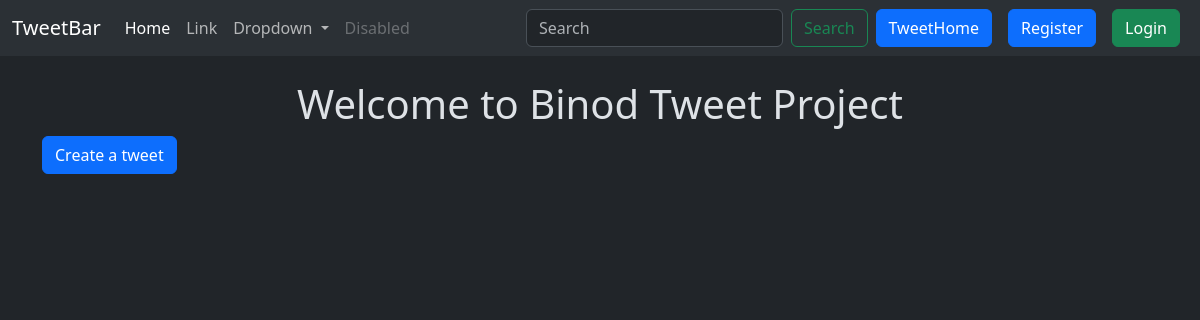
Page /tweet/ on the earlier database version.
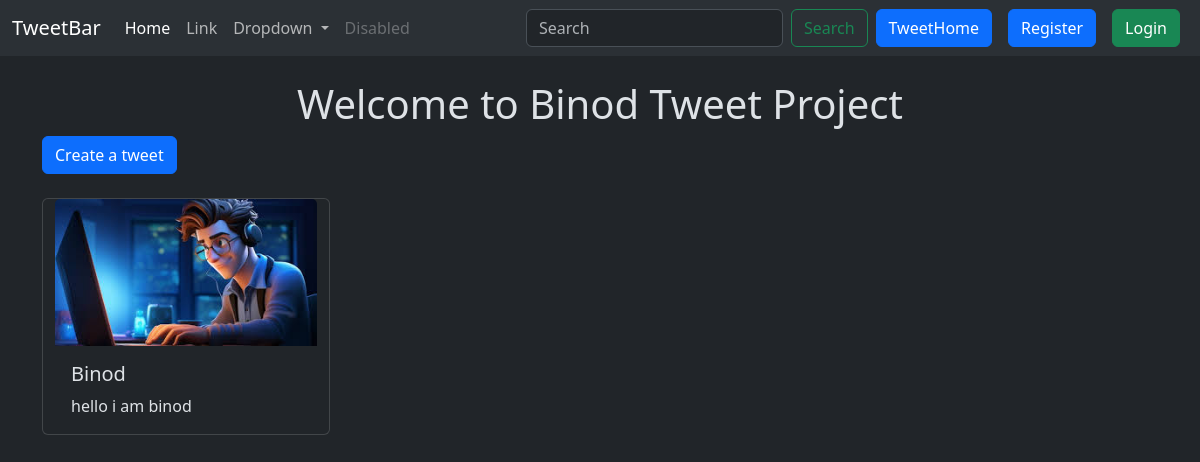
Same page on the later database version.
### tweet/models.py (models this page shows, shortened)
class Tweet(models.Model):
    user=models.ForeignKey(User,on_delete=models.CASCADE)
    text=models.TextField(max_length=300)
    photo=models.ImageField(upload_to='photos/',blank=True,null=True)
    created_at=models.DateTimeField(auto_now_add=True)
    updated_at=models.DateTimeField(auto_now=True)

### tweet/views.py (the view)
# urls.py: path('', views.tweet_list,name='tweet_list'),
def tweet_list(request):
    tweets=Tweet.objects.all().order_by('-created_at')
    return render(request,'tweet_list.html',{
        'tweets':tweets})

### tweet/templates/tweet_list.html (shortened to what this page needs)
{% extends 'layout.html' %}
{% block content %}
<h1 class="text-center mt-4">Welcome to Binod Tweet Project</h1>
<a href="{% url 'tweet_create' %}" class="btn btn-primary mb-4">Create a tweet</a>
<div class="container row gap-3">
    {% for tweet in tweets %}
    <div class="card" style="width: 18rem;">
        <img src="{{tweet.photo.url}}" class="card-img-top" alt="...">
        <div class="card-body">
          <h5 class="card-title">{{tweet.user.username}}</h5>
          <p class="card-text">{{tweet.text}}</p>
        </div>
    </div>
    {% endfor %}
</div>
{% endblock content %}

### templates/layout.html (shortened to what this page needs)
{% load static %}
<!DOCTYPE html>
<html lang="en" data-bs-theme="dark">
<head>
    <link rel="stylesheet" href="{%static 'css/bootstrap.css' %}">
</head>
<body>
    <nav class="navbar navbar-expand-lg bg-body-tertiary">
        <div class="container-fluid">
          <a class="navbar-brand" href="#">TweetBar</a>
          <div class="collapse navbar-collapse" id="navbarSupportedContent">
            <ul class="navbar-nav me-auto mb-2 mb-lg-0">
              <li class="nav-item">
                <a class="nav-link active" aria-current="page" href="#">Home</a>
              </li>
              <li class="nav-item">
                <a class="nav-link" href="#">Link</a>
              </li>
              <li class="nav-item dropdown">
                <a class="nav-link dropdown-toggle" href="#" role="button" data-bs-toggle="dropdown" aria-expanded="false">
                  Dropdown
                </a>
              </li>
              <li class="nav-item">
                <a class="nav-link disabled" aria-disabled="true">Disabled</a>
              </li>
            </ul>
            <form class="d-flex" role="search">
              <input class="form-control me-2" type="search" placeholder="Search" aria-label="Search">
              <button class="btn btn-outline-success" type="submit">Search</button>
            </form>
            <a href="{% url 'tweet_list' %}" class="btn btn-primary mx-2">TweetHome</a>
            {% if user.is_authenticated %}
            <!-- <form action="{% url 'logout' %}" method="POST">
              {% csrf_token %}
              <button type="button" class="btn btn-danger">Logout</button>
            </form> -->
            <form action="{% url 'logout' %}" method="POST">
              {% csrf_token %}
              <button type="submit" class="btn btn-danger">Logout</button>
            </form>
            {% else %}
            <a href="{% url 'register' %}" class="btn btn-primary mx-2">Register</a>
            <a href="{% url 'login' %}" class="btn btn-success mx-2">Login</a>
            {% endif %}
          </div>
        </div>
      </nav>
    <div class="container">
        {% block content %}
        {% endblock content%}
    </div>
</body>
</html>

Differences in the rows shown:
added Tweet: photo (picture), user.username "Binod", text "hello i am binod"
